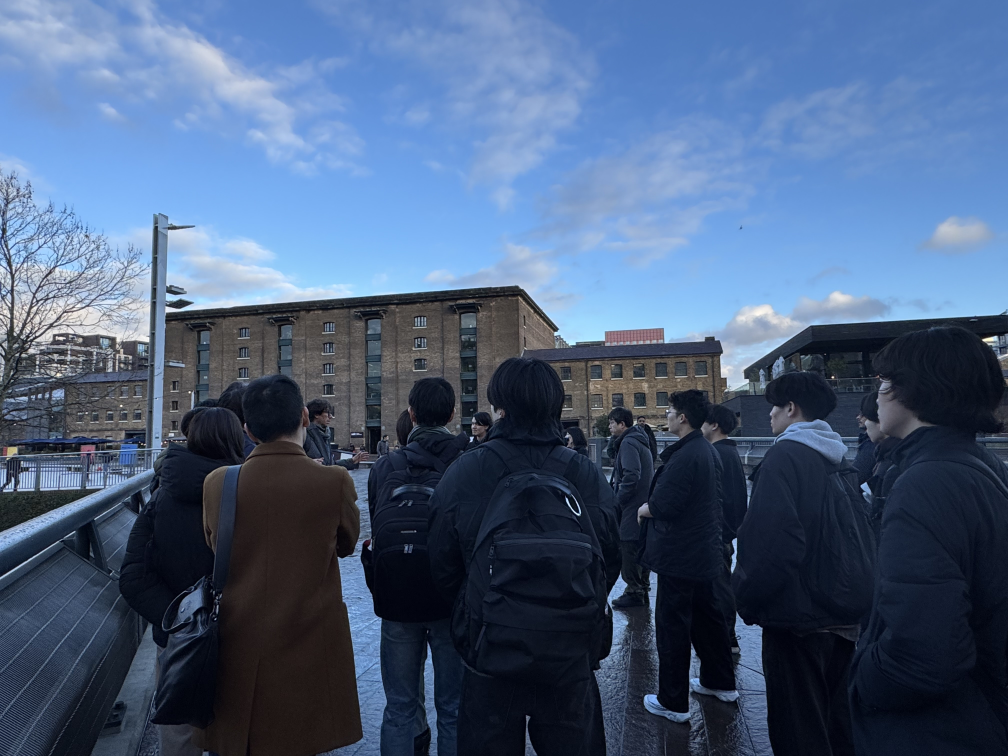
#> input picture test/IMG_3226.jpeg, 4032 x 3024 px (shown at 1/4 size)
$ python -i colour.py   (imports and definitions only)
#> lines starting #> are read from the running program, lines starting #| are printed output that depends on the picture
#> further down, picture is the input picture: shape (3024, 4032, 3); mean B, G, R 124.8, 93.8, 73.4
# colour.py
import cv2
import numpy as np
import base64
from sklearn.cluster import KMeans
from kneed import KneeLocator

def optimal_k(data, kmin=2, kmax=10):
    sse = []
    ks = list(range(kmin, kmax + 1))
    for k in ks:
        km = KMeans(n_clusters=k, random_state=0, n_init=10)
        km.fit(data)
        sse.append(km.inertia_)

    kl = KneeLocator(ks, sse, curve="convex", direction="decreasing")
    if kl.knee is not None:
        return int(kl.knee)
    return int(kmin)


def image_to_base64(img):
    _, buffer = cv2.imencode(".png", img)
    return base64.b64encode(buffer).decode("utf-8")


def extract_dominant_colours(
    img_bgr,
    mode="auto",
    k=5,
    kmin=2,
    kmax=10,
    resize_width=400,
):
    # resize
#> called with mode = 'auto', k = 5, kmin = 2, kmax = 10, resize_width = 400
    h, w = img_bgr.shape[:2]
#> h = 3024; w = 4032
    new_w = resize_width
    new_h = int(h * (resize_width / w))
#> new_h = 300
    img = cv2.resize(img_bgr, (new_w, new_h), interpolation=cv2.INTER_AREA)
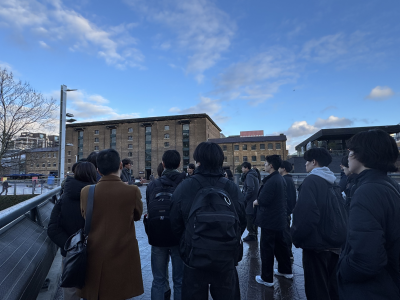
#> img: shape (300, 400, 3); mean B, G, R 124.8, 93.8, 73.4

    # HSV
    hsv = cv2.cvtColor(img, cv2.COLOR_BGR2HSV)
#> hsv: shape (300, 400, 3); mean H, S, V 102.9, 116.5, 125.6
    pixels = hsv.reshape(-1, 3).astype(np.float32)

    # クラスタ数決定
    if mode == "auto":
        k = optimal_k(pixels, kmin=kmin, kmax=kmax)
#> after the loop in optimal_k, `for k in ks:`: sse = [447570496, 249934112, 171413136, 142414416, 116130168, 98905504, 83389976, 72515704, 63610388]

    # KMeans
    km = KMeans(n_clusters=k, random_state=0, n_init=10)
    labels = km.fit_predict(pixels)
    centers = km.cluster_centers_.astype(np.uint8)

    counts = np.bincount(labels, minlength=k)
    ratios = counts / counts.sum()

    labels_img = labels.reshape(img.shape[:2])

    results = []

    for i in range(k):
        hsv_color = centers[i]
        hsv_pixel = np.uint8([[hsv_color]])
        bgr = cv2.cvtColor(hsv_pixel, cv2.COLOR_HSV2BGR)[0][0]
        rgb = (int(bgr[2]), int(bgr[1]), int(bgr[0]))
        hex_code = "#{:02X}{:02X}{:02X}".format(*rgb)

        # パーティション画像
        part = np.ones_like(img) * 255
        mask = labels_img == i
        part[mask] = img[mask]

        results.append({
            "hex": hex_code,
            "ratio": float(ratios[i]),
            "mask_image": image_to_base64(part),
        })

    # 面積順にソート
    results.sort(key=lambda x: x["ratio"], reverse=True)

    return {
        "k": int(k),
        "colours": results
    }

>>> import cv2
>>> picture = cv2.imread('test/IMG_3226.jpeg')
#> (the run stopped early here; a loop or call above may not have finished)
